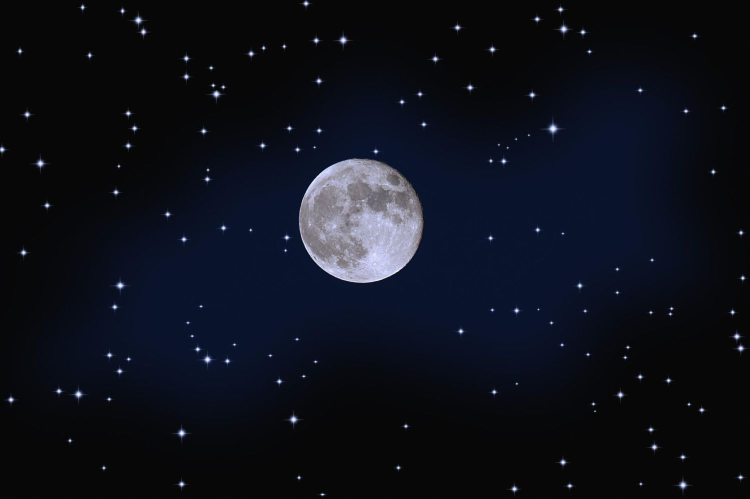
#> input picture images/moon.jpg, 1500 x 997 px, found by its file name (shown at 1/2 size)
$ jupyter execute 2a_brightness_enhancement.ipynb
#> lines starting #> are read from the running program, lines starting #| are printed output that depends on the picture
Importing the libraries

[cell 1]
import cv2
import numpy as np
import matplotlib.pyplot as plt

Function to perform enhancement

[cell 2]
def enhance_image(image, max, min, add_intensity):
    enhanced_image = image.copy()
    height, width = enhanced_image.shape

    for row in range(height):
        for col in range(width):
            if enhanced_image[row][col] >= min and enhanced_image[row][col] <= max:
                enhanced_image[row][col] += add_intensity
                if enhanced_image[row][col] > 255:
                    enhanced_image[row][col] = 255

    return enhanced_image

Load the original grayscale image

[cell 3]
original_image = cv2.imread('./images/moon.jpg', 0)
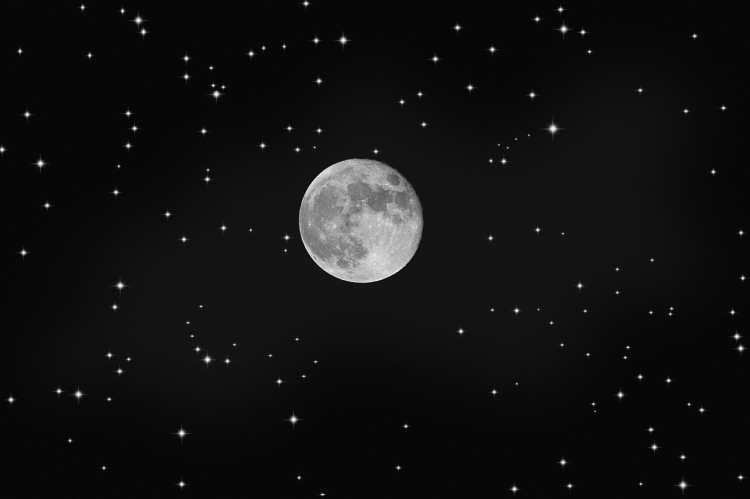
#> original_image: shape (997, 1500) (shown at 1/2 size); min 0, max 255, mean 17.1
grayscale_image = cv2.resize(original_image, (512, 512))
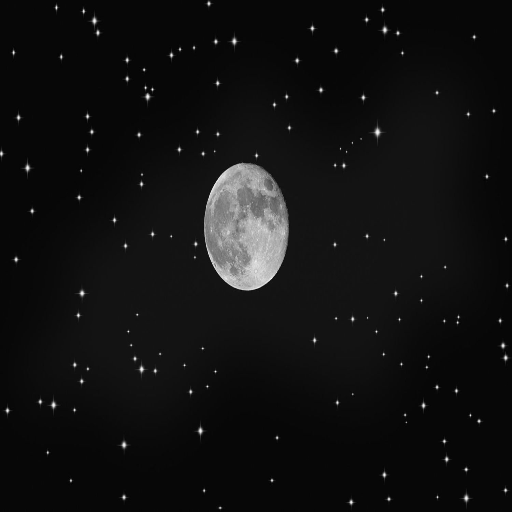
#> grayscale_image: shape (512, 512); min 0, max 248, mean 17.1

Define the range of gray levels to enhance (e.g., 50 to 150)

[cell 4]
max = 50
min = 0
add_intensity = 80

Perform enhancement

[cell 5]
enhanced_image = enhance_image(grayscale_image, max, min, add_intensity)
#> after the loop in enhance_image, `for row in range(height):`:
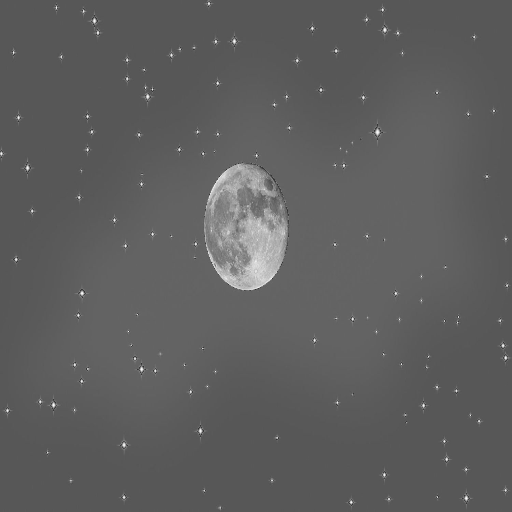
#> enhanced_image: shape (512, 512); min 51, max 248, mean 93.9

Displaying the original image and enhanced image

[cell 6]
plt.figure(figsize=(12, 6))

plt.subplot(1, 2, 1)
plt.imshow(grayscale_image, cmap='gray')
plt.title('The original image')

plt.subplot(1, 2, 2)
plt.imshow(enhanced_image, cmap='gray')
plt.title('The original image')

plt.tight_layout()
plt.show()
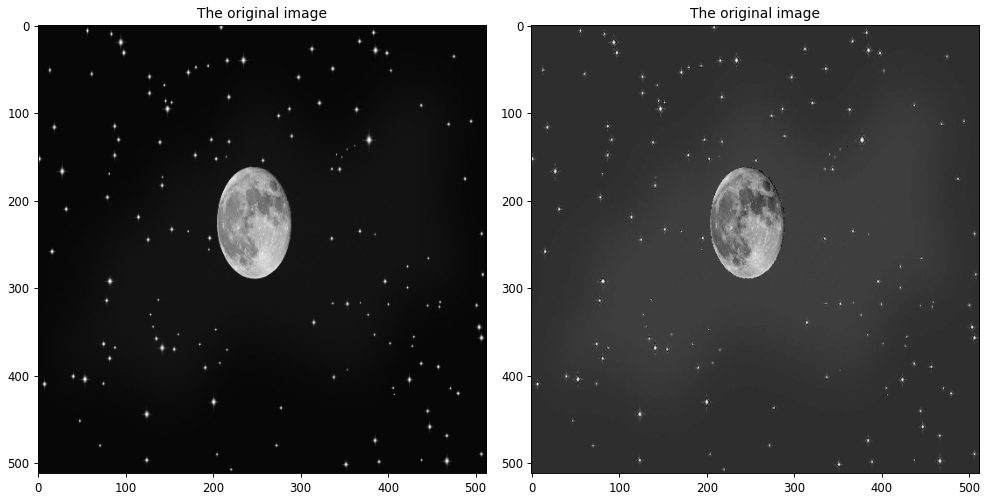
#> figure drawn by matplotlib, 2 panels

$ run again, with images/closing.jpg copied over images/moon.jpg
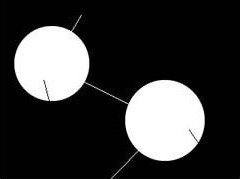
#> input picture images/closing.jpg, 240 x 179 px, found by its file name
#> original_image is the input picture: shape (179, 240); min 0, max 255, mean 57.6
#> after the loop in enhance_image, `for row in range(height):`:
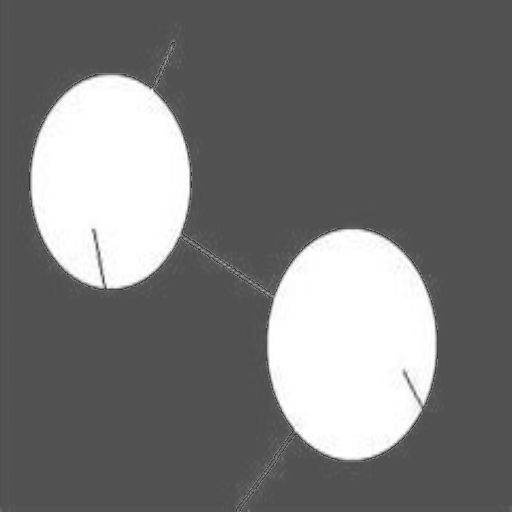
#> enhanced_image: shape (512, 512); min 51, max 255, mean 119
#> `plt.show()`:
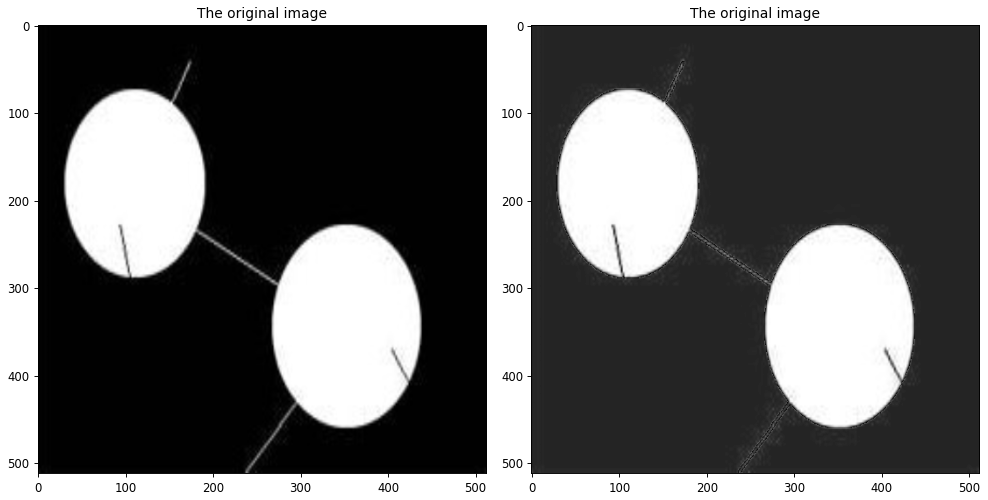
#> figure drawn by matplotlib, 2 panels
